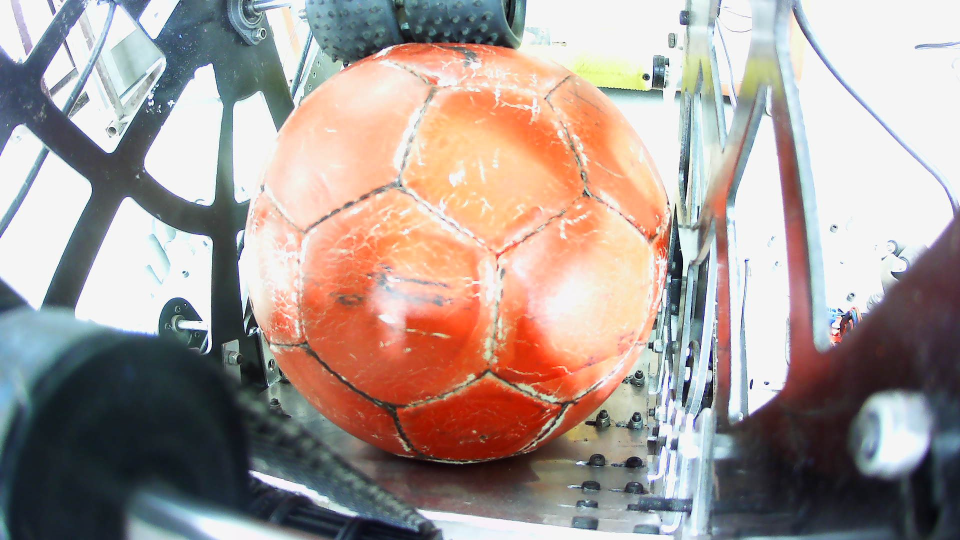
#> input picture CV/#InJetson#/WIN_20240621_15_22_33_Pro.jpg, 1920 x 1080 px, given in place of the camera (shown at 1/2 size)
$ python balldetect_new_USB.py
#> lines starting #> are read from the running program, lines starting #| are printed output that depends on the picture; after the words box and inside, x2 and y2 are one past the last pixel; in counts of white or black regions, pixels touching at a corner belong together
import argparse
import cv2
import numpy as np
import imutils
import time
from imutils.video import VideoStream
import serial
import collections

global_port = '/dev/ttyACM0'
detect_color = 'red'

# [16 lines of commented-out code are left out]
def detect_ball(ball_detected):
    with open("ball_detected.txt", "w") as file:
        file.write(ball_detected)

    #return ball_detected

# def gstreamer_pipeline(
#     sensor_id=0,
#     capture_width=1920,
#     capture_height=1080,
#     display_width=960,
#     display_height=540,
#     framerate=30,
#     flip_method=0,
# ):
#     return (
#         "nvarguscamerasrc sensor-id=%d ! "
#         "video/x-raw(memory:NVMM), width=(int)%d, height=(int)%d, framerate=(fraction)%d/1 ! "
#         "nvvidconv flip-method=%d ! "
#         "video/x-raw, width=(int)%d, height=(int)%d, format=(string)BGRx ! "
#         "videoconvert ! "
#         "video/x-raw, format=(string)BGR ! appsink"
#         % (
#             sensor_id,
#             capture_width,
#             capture_height,
#             framerate,
#             flip_method,
#             display_width,
#             display_height,
#         )
#     )

# ap = argparse.ArgumentParser()
# ap.add_argument("-v", "--video",
# 	help="path to the (optional) video file")
# ap.add_argument("-b", "--buffer", type=int, default=64,
# 	help="max buffer size")
# ap.add_argument("-p", "--port", default=global_port,
#     help="serial port")
# args = vars(ap.parse_args())

# ser_port = setup_serial(args["port"], 9600)

# HSV颜色空间的最大值和最小值
# upper = [0, 0, 0]
# lower = [255, 255, 255]

# # 更新HSV最大值和最小值的函数
# def update_hsv_values(roi):
#     global upper, lower
#     # 转换ROI为数组
#     roi_array = roi.reshape(-1, 3)
#     roi_array = roi_array[np.all(roi_array != [0, 0, 0], axis=1)]

#     # 更新最大值和最小值
#     if roi_array.size > 0:
#         lower = np.min(roi_array, axis=0).tolist()
#         upper = np.max(roi_array, axis=0).tolist()
#Upper HSV: [165, 255, 255] Lower HSV: [15, 1, 21]
# blueLower = (91, 126, 0)
# blueUpper = (114, 254, 175)

# blueLower = (15, 1, 21)
# blueUpper = (165, 255, 255)

#Upper HSV:  (115, 205, 255)Lower HSV:  (88, 90, 167)
# blueLower = (88, 90, 167)
# blueUpper = (115, 205, 255)

#Upper HSV:  (115, 202, 255) Lower HSV:  (96, 76, 186)
# blueLower = (96, 76, 186)
# blueUpper = (115, 202, 255)


#Upper HSV:  (120, 255, 255) Lower HSV:  (98, 69, 145)
blueLower = (98, 69, 145)
blueUpper = (120, 255, 255)


# [26 lines of commented-out code are left out]
redLower = (0, 85, 136)
redUpper = (15, 218, 255)


# 开始捕捉视频
print("[INFO] starting video stream...")
# vs = cv2.VideoCapture(gstreamer_pipeline(flip_method=0), cv2.CAP_GSTREAMER)
vs = cv2.VideoCapture(0)
# vs = VideoStream(src=0).start()
vs.set(cv2.CAP_PROP_FRAME_WIDTH, 320)
vs.set(cv2.CAP_PROP_FRAME_HEIGHT, 240)
time.sleep(2.0)  # 让摄像头预热

# 创建窗口
# cv2.namedWindow("Color Picker")

frame_count = 0
start_time = time.time()

# last_done_time = None
ball_detected = "NULL"
# detection_results = collections.deque(maxlen=30)

# write_verification_result("no")

while True:
    # 从视频流中读取帧
    ret , frame = vs.read()
#> frame is the input picture: shape (1080, 1920, 3); mean B, G, R 148.8, 154.1, 167.9
    current_time = time.time()

    frame_count += 1
    # if we are viewing a video and we did not grab a frame, then we have reached the end of the video
    if frame is None:
        break

    frame = imutils.resize(frame, width=320)
#> frame: shape (180, 320, 3)
    blurred = cv2.GaussianBlur(frame, (5,5), 0)
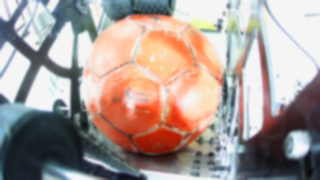
#> blurred: shape (180, 320, 3); mean B, G, R 148.8, 154.1, 167.8
    hsv = cv2.cvtColor(blurred, cv2.COLOR_BGR2HSV)
#> hsv: shape (180, 320, 3); mean H, S, V 62.3, 62.8, 178.2

    # frame = imutils.resize(frame, width=600)
    # hsv_img = cv2.cvtColor(frame, cv2.COLOR_BGR2HSV)
    mask_blue = cv2.inRange(hsv, blueLower, blueUpper)
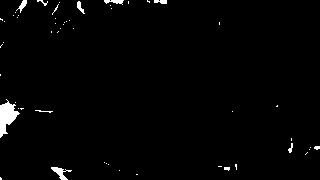
#> mask_blue: shape (180, 320); 1.6% white; 54 white regions (45 under 20 px), largest, box (x1, y1, x2, y2) and area: (0, 99, 20, 138) 390, (51, 167, 72, 180) 111, (104, 0, 124, 5) 59
    mask_red = cv2.inRange(hsv, redLower, redUpper)
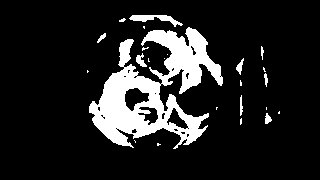
#> mask_red: shape (180, 320); 13.5% white; 24 white regions (15 under 20 px), largest, box (x1, y1, x2, y2) and area: (89, 27, 223, 149) 7073, (129, 15, 183, 27) 266, (136, 53, 147, 67) 79

    cv2.line(frame, (50, 0), (50, frame.shape[0]), (0, 255, 0), 2)  # Green vertical line at x=300
    cv2.line(frame, (450, 0), (450, frame.shape[0]), (0, 255, 0), 2)  # Green vertical line at x=340
    cv2.line(frame, (0, 150), (frame.shape[1], 150), (0, 255, 0), 2)  # Green vertical line at x=340
    cv2.line(frame, (0, 360), (frame.shape[1], 360), (0, 255, 0), 2)  # Green vertical line at x=340

    if detect_color == 'blue':
        mask = cv2.erode(mask_blue, None, iterations=2)
        mask = cv2.dilate(mask, None, iterations=2)
        cv2.imshow("mask",mask)
        cnts = cv2.findContours(mask.copy(), cv2.RETR_EXTERNAL, cv2.CHAIN_APPROX_SIMPLE)
        cnts = imutils.grab_contours(cnts)
    elif detect_color == 'red':
        mask = cv2.erode(mask_red, None, iterations=2)
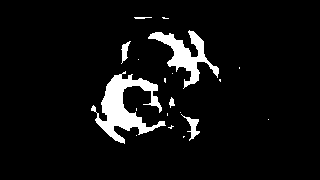
#> mask: shape (180, 320); 6.4% white; 19 white regions (13 under 20 px), largest, box (x1, y1, x2, y2) and area: (91, 71, 166, 144) 2045, (148, 30, 219, 89) 1284, (181, 114, 200, 141) 163, (121, 41, 131, 64) 104, (169, 97, 175, 108) 38, (134, 17, 152, 19) 28
        mask = cv2.dilate(mask, None, iterations=2)
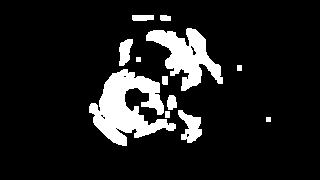
#> mask: shape (180, 320); 11.6% white; 12 white regions
        cv2.imshow("mask",mask)
        cnts = cv2.findContours(mask.copy(), cv2.RETR_EXTERNAL, cv2.CHAIN_APPROX_SIMPLE)
#> cnts = 12 contours, 2 with area under 20; largest, box (x1, y1, x2, y2) and area: (89, 69, 176, 146) 3109, (146, 28, 223, 91) 2047, (178, 110, 202, 143) 400, (119, 39, 133, 66) 226, (167, 95, 177, 110) 102
        cnts = imutils.grab_contours(cnts)

    center = None
    # only proceed if at least one contour was found
    if len(cnts) > 0:
        # find the largest contour in the mask, then use it to compute the minimum enclosing circle and centroid
        c = max(cnts, key=cv2.contourArea)
#> c = contour of 195 points, box (x1, y1, x2, y2) (89, 69, 176, 146), area 3109
        ((x, y), radius) = cv2.minEnclosingCircle(c)
#> x = 133.2; y = 112.3; radius = 44.65
        M = cv2.moments(c)
#> M = moments, m00 3109, centre m10/m00, m01/m00 = (126.4, 107.7)
        center = (int(M["m10"] / M["m00"]), int(M["m01"] / M["m00"]))
#> center = (126, 107)

        contour_bounds = cv2.boundingRect(c)
#> contour_bounds = (89, 69, 87, 77)
        x_start, y_start, w, h = contour_bounds
#> x_start = 89; y_start = 69; w = 87; h = 77
        x_end = x_start + w
#> x_end = 176
        y_end = y_start + h
#> y_end = 146

        # [6 lines of commented-out code are left out]

        if center is not None and radius > 10 and 50 < center[0] < 450 and 150 < center[1] < 360: #add threshold for crop frame
        # if radius > 10 and x_start > 150 and x_end < 450 and y_start > 150 and y_end < 360:
            ball_detected = 'yes'
            print("ball_detected", ball_detected)
            detect_ball(ball_detected)
            time.sleep(3)
        else:
            ball_detected = 'no'
            print("ball_detected", ball_detected)
            detect_ball(ball_detected)

        # [8 lines of commented-out code are left out]
        if radius > 10:
            # draw the circle and centroid on the frame, then update the list of tracked points
            cv2.circle(frame, (int(x), int(y)), int(radius), (0, 255, 255), 2)
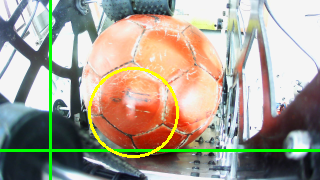
#> frame: shape (180, 320, 3); mean B, G, R 144.3, 159.6, 166.2
            cv2.circle(frame, center, 5, (0, 0, 255), -1)
    # [6 lines of commented-out code are left out]

    elapsed_time = time.time() - start_time
    if elapsed_time > 0:
        fps = frame_count / elapsed_time
        cv2.putText(frame, f"FPS: {fps:.2f}", (10, 30), cv2.FONT_HERSHEY_SIMPLEX, 0.5, (0, 255, 0), 2)
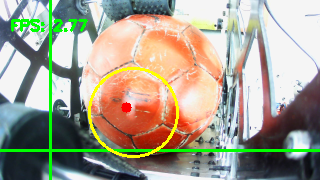
#> frame: shape (180, 320, 3); mean B, G, R 142.8, 160.1, 165.1

    # show the frame to our screen
    cv2.imshow("Frame", frame)

    # [13 lines of commented-out code are left out]

    key = cv2.waitKey(1) & 0xFF
#> (key q is pressed here)
    # if the 'q' key is pressed, stop the loop
    if key == ord("q"):
        break

    # [19 lines of commented-out code are left out]
vs.release()
cv2.destroyAllWindows()
# vs.stop()
